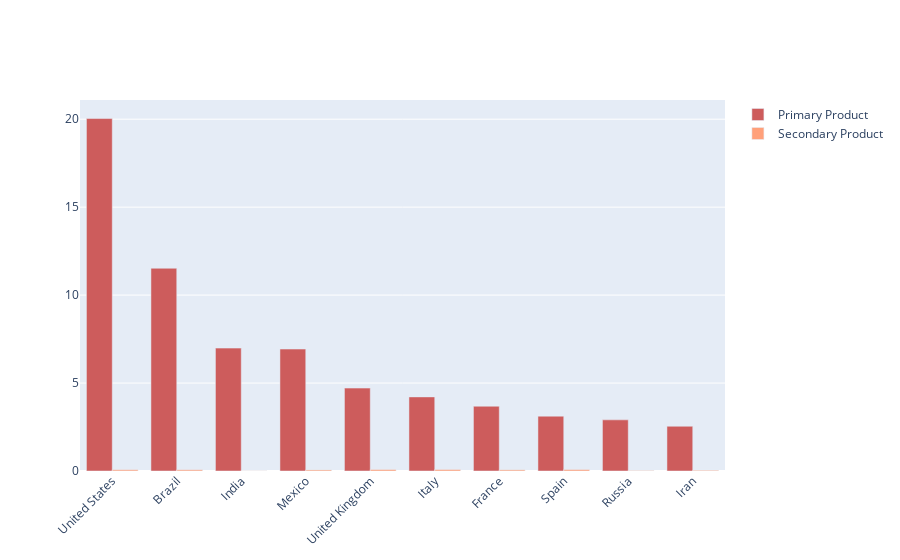

Notebook code cell kept with this figure:
### Code cell
import plotly.graph_objects as go

fig = go.Figure()
fig.add_trace(go.Bar(
    x=moreDeaths["location"][0:10],
    y=moreDeaths["percentage_deaths"][0:10],
    name='Primary Product',
    marker_color='indianred'
))
fig.add_trace(go.Bar(
    x=moreDeaths["location"][0:10],
    y=moreDeaths["deaths_population"][0:10],
    name='Secondary Product',
    marker_color='lightsalmon'
))

# Here we modify the tickangle of the xaxis, resulting in rotated labels.
fig.update_layout(barmode='group', xaxis_tickangle=-45)
fig.show()

### Figure 1 — Plotly figure (JSON) as saved in the notebook; plotly's stock layout.template omitted (floating-point values rounded to 4 significant figures)
{"data": [{"marker": {"color": "indianred"}, "name": "Primary Product", "type": "bar", "x": ["United States", "Brazil", "India", "Mexico", "United Kingdom", "Italy", "France", "Spain", "Russia", "Iran"], "y": [20.04, 11.53, 6.986, 6.932, 4.714, 4.212, 3.683, 3.118, 2.907, 2.544]}, {"marker": {"color": "lightsalmon"}, "name": "Secondary Product", "type": "bar", "x": ["United States", "Brazil", "India", "Mexico", "United Kingdom", "Italy", "France", "Spain", "Russia", "Iran"], "y": [0.0726, 0.07015, 0.006174, 0.06177, 0.08487, 0.08515, 0.06564, 0.08168, 0.02435, 0.03858]}], "layout": {"barmode": "group", "xaxis": {"tickangle": -45}}}
